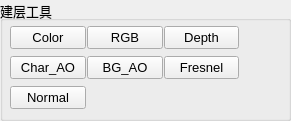
     <widget class="QGroupBox" name="RenderLayer">
      <property name="enabled">
       <bool>true</bool>
      </property>
      <property name="geometry">
       <rect>
        <x>120</x>
        <y>10</y>
        <width>291</width>
        <height>121</height>
       </rect>
      </property>
      <property name="font">
       <font>
        <pointsize>10</pointsize>
       </font>
      </property>
      <property name="title">
       <string>建层工具</string>
      </property>
      <widget class="QWidget" name="gridLayoutWidget_3">
       <property name="geometry">
        <rect>
         <x>10</x>
         <y>20</y>
         <width>229</width>
         <height>97</height>
        </rect>
       </property>
       <layout class="QGridLayout" name="gridLayout_3">
        <property name="spacing">
         <number>1</number>
        </property>
        <item row="0" column="0">
         <widget class="QPushButton" name="pushButton_26">
          <property name="enabled">
           <bool>true</bool>
          </property>
          <property name="text">
           <string>Color</string>
          </property>
          <property name="-command" stdset="0">
           <string>&quot;source \&quot;//file-cluster/GDC/Resource/Support/Maya/projects/Ninjago/nj_RenderToolsCMD.mel\&quot;;nj_RenderTools_Color;&quot;</string>
          </property>
         </widget>
        </item>
        <item row="0" column="1">
         <widget class="QPushButton" name="pushButton_29">
          <property name="enabled">
           <bool>true</bool>
          </property>
          <property name="text">
           <string>RGB</string>
          </property>
          <property name="-command" stdset="0">
           <string>&quot;source \&quot;//file-cluster/GDC/Resource/Support/Maya/projects/Ninjago/nj_RenderToolsCMD.mel\&quot;;nj_RenderTools_RGB;&quot;</string>
          </property>
         </widget>
        </item>
        <item row="1" column="0">
         <widget class="QPushButton" name="pushButton_31">
          <property name="enabled">
           <bool>true</bool>
          </property>
          <property name="text">
           <string>Char_AO</string>
          </property>
          <property name="-command" stdset="0">
           <string>&quot;source \&quot;//file-cluster/GDC/Resource/Support/Maya/projects/Ninjago/nj_RenderToolsCMD.mel\&quot;;nj_RenderTools_AO(\&quot;chr\&quot;);&quot;</string>
          </property>
         </widget>
        </item>
        <item row="1" column="1">
         <widget class="QPushButton" name="pushButton_27">
          <property name="enabled">
           <bool>true</bool>
          </property>
          <property name="text">
           <string>BG_AO</string>
          </property>
          <property name="-command" stdset="0">
           <string>&quot;source \&quot;//file-cluster/GDC/Resource/Support/Maya/projects/Ninjago/nj_RenderToolsCMD.mel\&quot;;nj_RenderTools_AO(\&quot;bg\&quot;);&quot;</string>
          </property>
         </widget>
        </item>
        <item row="2" column="0">
         <widget class="QPushButton" name="pushButton_28">
          <property name="enabled">
           <bool>true</bool>
          </property>
          <property name="text">
           <string>Normal</string>
          </property>
          <property name="-command" stdset="0">
           <string>&quot;source \&quot;//file-cluster/GDC/Resource/Support/Maya/projects/Ninjago/nj_RenderToolsCMD.mel\&quot;;nj_RenderTools_Normal;&quot;</string>
          </property>
         </widget>
        </item>
        <item row="0" column="2">
         <widget class="QPushButton" name="pushButton_54">
          <property name="enabled">
           <bool>true</bool>
          </property>
          <property name="text">
           <string>Depth</string>
          </property>
          <property name="-command" stdset="0">
           <string>&quot;&quot;</string>
          </property>
          <property name="+command" stdset="0">
           <string>&quot;import BD_ysRenderlayerSetup as bdr\nreload(bdr)\nbdr.ysCreateRenderLayer(\&quot;Depth\&quot;)&quot;</string>
          </property>
         </widget>
        </item>
        <item row="1" column="2">
         <widget class="QPushButton" name="pushButton_55">
          <property name="enabled">
           <bool>true</bool>
          </property>
          <property name="text">
           <string>Fresnel</string>
          </property>
          <property name="-command" stdset="0">
           <string>&quot;&quot;</string>
          </property>
          <property name="+command" stdset="0">
           <string>&quot;import BD_ysRenderlayerSetup as bdr\nreload(bdr)\nbdr.ysCreateRenderLayer(\&quot;Fresnel\&quot;)&quot;</string>
          </property>
         </widget>
        </item>
       </layout>
      </widget>
     </widget>
